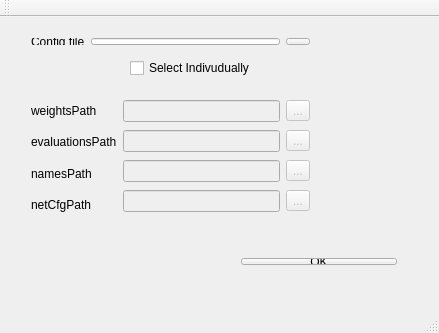
<?xml version="1.0" encoding="UTF-8"?>
<ui version="4.0">
    <class>appconfig</class>
    <widget class="QMainWindow" name="appconfig">
        <property name="geometry">
            <rect>
                <x>0</x>
                <y>0</y>
                <width>439</width>
                <height>333</height>
            </rect>
        </property>
        <property name="windowTitle">
            <string>appconfig</string>
        </property>
        <widget class="QWidget" name="centralWidget">
            <widget class="QWidget" name="layoutWidget">
                <property name="geometry">
                    <rect>
                        <x>230</x>
                        <y>230</y>
                        <width>178</width>
                        <height>29</height>
                    </rect>
                </property>
                <layout class="QHBoxLayout" name="horizontalLayout_12">
                    <item>
                        <widget class="QPushButton" name="pushButton_ok">
                            <property name="text">
                                <string>OK</string>
                            </property>
                        </widget>
                    </item>
                </layout>
            </widget>
            <widget class="QCheckBox" name="checkBox">
                <property name="geometry">
                    <rect>
                        <x>130</x>
                        <y>40</y>
                        <width>161</width>
                        <height>22</height>
                    </rect>
                </property>
                <property name="text">
                    <string>Select Indivudually</string>
                </property>
                <property name="tristate">
                    <bool>false</bool>
                </property>
            </widget>
            <widget class="QWidget" name="layoutWidget_2">
                <property name="geometry">
                    <rect>
                        <x>20</x>
                        <y>70</y>
                        <width>301</width>
                        <height>141</height>
                    </rect>
                </property>
                <layout class="QHBoxLayout" name="horizontalLayout_13">
                    <item>
                        <layout class="QVBoxLayout" name="verticalLayout_3">
                            <item>
                                <widget class="QLabel" name="label_6">
                                    <property name="text">
                                        <string>weightsPath</string>
                                    </property>
                                </widget>
                            </item>
                            <item>
                                <widget class="QLabel" name="label_7">
                                    <property name="text">
                                        <string>evaluationsPath</string>
                                    </property>
                                </widget>
                            </item>
                            <item>
                                <widget class="QLabel" name="label_8">
                                    <property name="text">
                                        <string>namesPath</string>
                                    </property>
                                </widget>
                            </item>
                            <item>
                                <widget class="QLabel" name="label_9">
                                    <property name="text">
                                        <string>netCfgPath</string>
                                    </property>
                                </widget>
                            </item>
                        </layout>
                    </item>
                    <item>
                        <layout class="QVBoxLayout" name="verticalLayout_4">
                            <item>
                                <layout class="QHBoxLayout" name="horizontalLayout_3">
                                    <item>
                                        <widget class="QLineEdit" name="lineEdit_weights">
                                            <property name="enabled">
                                                <bool>false</bool>
                                            </property>
                                        </widget>
                                    </item>
                                    <item>
                                        <widget class="QToolButton" name="toolButton_weights">
                                            <property name="enabled">
                                                <bool>false</bool>
                                            </property>
                                            <property name="text">
                                                <string>...</string>
                                            </property>
                                        </widget>
                                    </item>
                                </layout>
                            </item>
                            <item>
                                <layout class="QHBoxLayout" name="horizontalLayout_14">
                                    <item>
                                        <widget class="QLineEdit" name="lineEdit_eval">
                                            <property name="enabled">
                                                <bool>false</bool>
                                            </property>
                                        </widget>
                                    </item>
                                    <item>
                                        <widget class="QToolButton" name="toolButton_eval">
                                            <property name="enabled">
                                                <bool>false</bool>
                                            </property>
                                            <property name="text">
                                                <string>...</string>
                                            </property>
                                        </widget>
                                    </item>
                                </layout>
                            </item>
                            <item>
                                <layout class="QHBoxLayout" name="horizontalLayout_15">
                                    <item>
                                        <widget class="QLineEdit" name="lineEdit_names">
                                            <property name="enabled">
                                                <bool>false</bool>
                                            </property>
                                        </widget>
                                    </item>
                                    <item>
                                        <widget class="QToolButton" name="toolButton_names">
                                            <property name="enabled">
                                                <bool>false</bool>
                                            </property>
                                            <property name="text">
                                                <string>...</string>
                                            </property>
                                        </widget>
                                    </item>
                                </layout>
                            </item>
                            <item>
                                <layout class="QHBoxLayout" name="horizontalLayout_16">
                                    <item>
                                        <widget class="QLineEdit" name="lineEdit_cfg">
                                            <property name="enabled">
                                                <bool>false</bool>
                                            </property>
                                        </widget>
                                    </item>
                                    <item>
                                        <widget class="QToolButton" name="toolButton_cfg">
                                            <property name="enabled">
                                                <bool>false</bool>
                                            </property>
                                            <property name="text">
                                                <string>...</string>
                                            </property>
                                        </widget>
                                    </item>
                                </layout>
                            </item>
                        </layout>
                    </item>
                </layout>
            </widget>
            <widget class="QWidget" name="layoutWidget_3">
                <property name="geometry">
                    <rect>
                        <x>20</x>
                        <y>10</y>
                        <width>301</width>
                        <height>29</height>
                    </rect>
                </property>
                <layout class="QHBoxLayout" name="horizontalLayout_4">
                    <item>
                        <widget class="QLabel" name="label_10">
                            <property name="text">
                                <string>Config file</string>
                            </property>
                        </widget>
                    </item>
                    <item>
                        <widget class="QLineEdit" name="lineEdit_appconfig"/>
                    </item>
                    <item>
                        <widget class="QToolButton" name="toolButton_appconfig">
                            <property name="text">
                                <string>...</string>
                            </property>
                        </widget>
                    </item>
                </layout>
            </widget>
        </widget>
        <widget class="QMenuBar" name="menuBar">
            <property name="geometry">
                <rect>
                    <x>0</x>
                    <y>0</y>
                    <width>439</width>
                    <height>25</height>
                </rect>
            </property>
        </widget>
        <widget class="QToolBar" name="mainToolBar">
            <attribute name="toolBarArea">
                <enum>TopToolBarArea</enum>
            </attribute>
            <attribute name="toolBarBreak">
                <bool>false</bool>
            </attribute>
        </widget>
        <widget class="QStatusBar" name="statusBar"/>
    </widget>
    <layoutdefault spacing="6" margin="11"/>
    <resources/>
    <connections/>
</ui>
